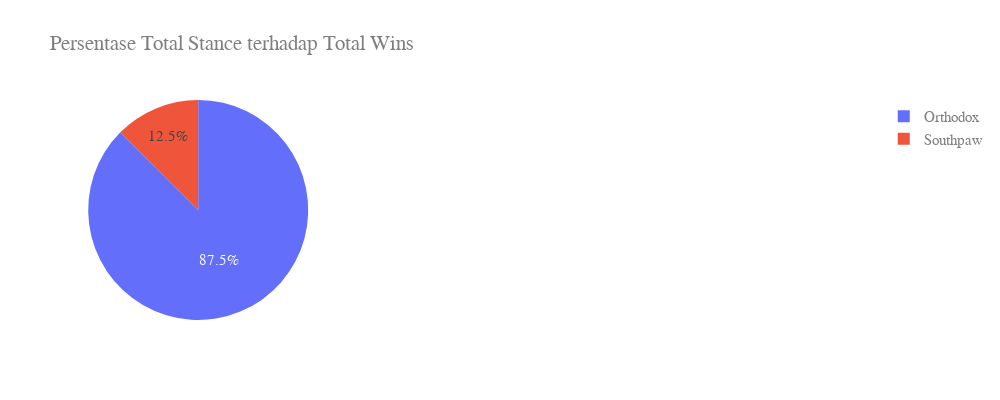

This figure's notebook cell:
### Code cell
str1 = 'stance'
str_yield = 'wins'
title = 'Persentase Total Stance terhadap Total Wins '
Plot_PieChart(str1, str_yield, title)

### Figure 1 — Plotly figure (JSON) as saved in the notebook; plotly's stock layout.template omitted (floating-point values rounded to 4 significant figures)
{"data": [{"domain": {"x": [0, 0.3]}, "labels": ["Orthodox", "Southpaw"], "type": "pie", "values": [44469, 6364]}], "layout": {"font": {"color": "#7f7f7f", "family": "Courier New, monospace", "size": 15}, "height": 400, "title": {"text": "Persentase Total Stance terhadap Total Wins "}, "width": 1000}}
